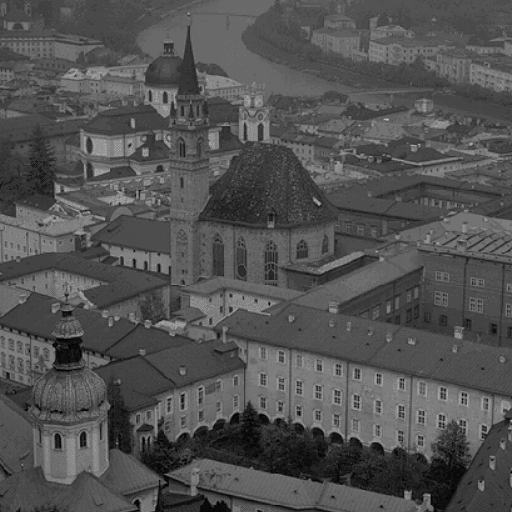
#> input picture H1/Q4/building1.gif, 512 x 512 px
$ python Q4.py
#> lines starting #> are read from the running program, lines starting #| are printed output that depends on the picture; long printed decimals are rounded
import cv2
import numpy as np
from PIL import Image


im = Image.open("building1.gif")
#> im is the input picture: PIL image 512x512 L; min 0, max 198, mean 82
img = np.array(im)

cv2.imshow('0',img)

print(np.min(img))
#| 0
print(np.max(img))
#| 198
print(np.mean(img))
#| 81.957
print(np.median(img))
#| 80.0
print(np.std(img))
#| 26.814

cnt=0
for i in range(0,512):
    for j in range(0,512):
        if(img[i][j]==128):
            cnt+=1

print(cnt)
print('=======================================')
img0=img + 50
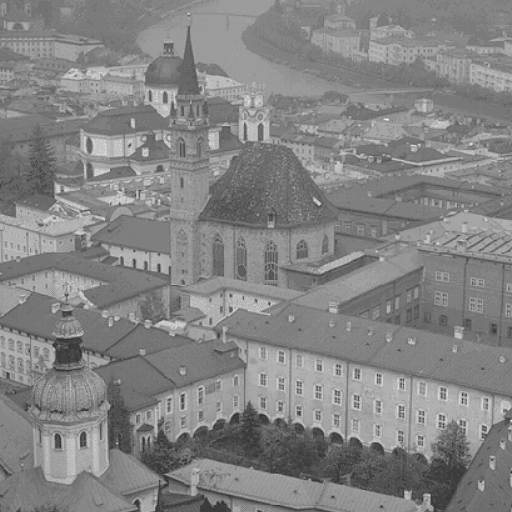
#> img0: shape (512, 512); min 50, max 248, mean 132

cv2.imshow('50',img0)

print(np.min(img0))
#| 50
print(np.max(img0))
#| 248
print(np.mean(img0))
#| 131.957
print(np.median(img0))
#| 130.0
print(np.std(img0))
#| 26.814

cnt=0
for i in range(0,512):
    for j in range(0,512):
        if(img0[i][j]==128):
            cnt+=1

print(cnt)

cv2.imwrite('plus50.jpg',img0)

print('>>>>>>>>>>>>>>>>>>>>>>>>>>>>>>>>>>>>>>>>>>>')

img1=(255/(np.max(img)-np.min(img))) * (img - np.min(img))
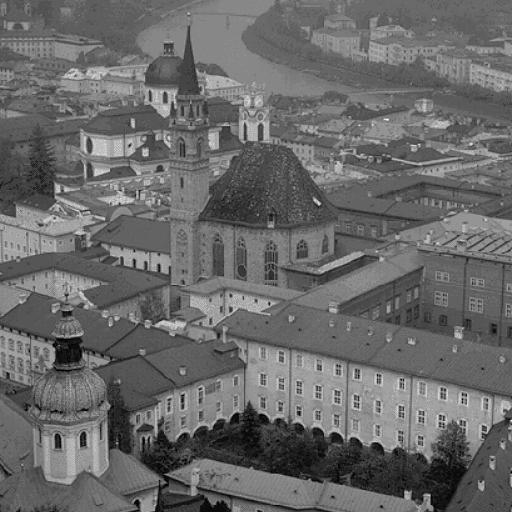
#> img1: shape (512, 512) float64; min 0, max 255, mean 105.6
img1 = img1 / 256
cv2.imshow('g',img1)
img1 = img1 * 256
print(np.min(img1))
#| 0.0
print(np.max(img1))
#| 255.0
print(np.mean(img1))
#| 105.551
print(np.median(img1))
#| 103.030
print(np.std(img1))
#| 34.533

cnt=0
for i in range(0,512):
    for j in range(0,512):
        if(img1[i][j]==128):
            cnt+=1

print(cnt)

cv2.imwrite('g.jpg',img1)
cv2.waitKey()
